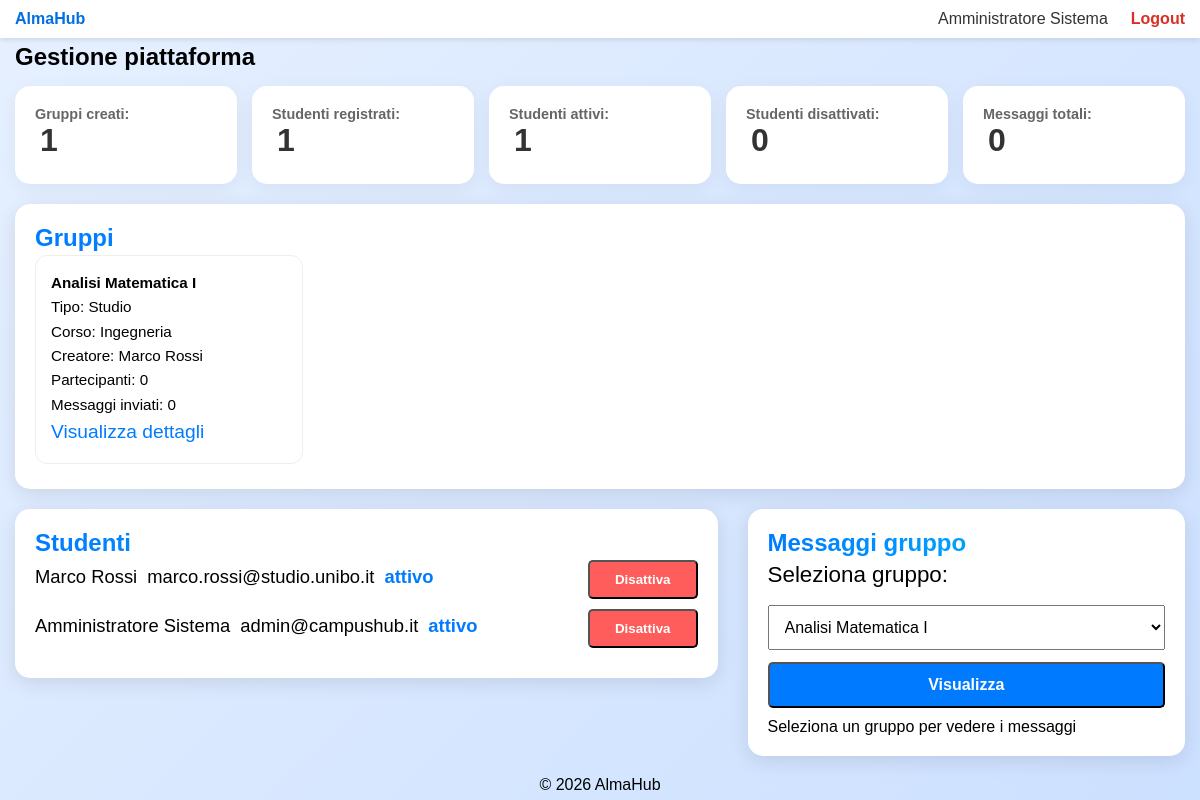
Screenshot of /public/admin.php (signed in) with the database file from the repository.
### tables this page shows
CREATE TABLE gruppi (
  id_gruppo INT AUTO_INCREMENT PRIMARY KEY,
  titolo VARCHAR(150) NOT NULL,
  corso VARCHAR(100) NOT NULL,
  descrizione TEXT,
  tipo ENUM('Studio', 'Elaborato') NOT NULL,
  luogo_incontro VARCHAR(255),
  orario_incontro VARCHAR(100),
  membri_max INT DEFAULT 6,
  id_creatore INT NOT NULL,
  stato ENUM('attivo', 'eliminato') DEFAULT 'attivo',
  data_creazione TIMESTAMP DEFAULT CURRENT_TIMESTAMP,
  FOREIGN KEY (id_creatore) REFERENCES utenti(id_utente) ON DELETE CASCADE
);

CREATE TABLE utenti (
  id_utente INT AUTO_INCREMENT PRIMARY KEY,
  nome VARCHAR(50) NOT NULL,
  cognome VARCHAR(50) NOT NULL,
  email VARCHAR(100) NOT NULL UNIQUE,
  password VARCHAR(255) NOT NULL,
  ruolo ENUM('user', 'admin') DEFAULT 'user',
  stato ENUM('attivo', 'disattivato') DEFAULT 'attivo',
  data_iscrizione TIMESTAMP DEFAULT CURRENT_TIMESTAMP
);

### public/admin.php (called while the page is built, shortened)
<?php
require_once __DIR__ . '/../app/bootstrap.php';
$adminParams = [
    'stats' => $dbh->getAdminStats(),
    'users' => $dbh->getAllUsers(),
    'groups' => $dbh->getGroupsForAdmin(),
    'messages' => [],
    'selectedGroupId' => null
];
require __DIR__ . '/../template/admin-template.php';

### db/database.php (called while the page is built, shortened)
<?php
class DatabaseHelper {
    private $db;
    public function __construct(string $host, string $user, string $pass, string $name, int $port = 3306){
        $this->db = new mysqli($host, $user, $pass, $name, $port);
    }
    public function getAllUsers() :array {
        $stmt = $this->db->prepare("SELECT id_utente, nome, cognome, email, ruolo, stato, data_iscrizione FROM utenti ORDER BY cognome, nome");
        $stmt->execute();
        $res = $stmt->get_result();
        return $res ? $res->fetch_all(MYSQLI_ASSOC) : [];
    }
    public function getAdminStats(): array {
        $stmt = $this->db->prepare("SELECT
            (SELECT COUNT(*) FROM gruppi) AS totale_gruppi,
            (SELECT COUNT(*) FROM messaggi) AS totale_messaggi,
            (SELECT COUNT(*) FROM utenti WHERE ruolo = 'user') AS totale_studenti,
            (SELECT COUNT(*) FROM utenti WHERE ruolo = 'user' AND stato = 'attivo') AS studenti_attivi,
            (SELECT COUNT(*) FROM utenti WHERE ruolo = 'user' AND stato = 'disattivato') AS studenti_disattivati");
        $defaultArray = [
            'totale_gruppi' => 0,
            'totale_messaggi' => 0,
            'totale_studenti' => 0,
            'studenti_attivi' => 0,
            'studenti_disattivati' => 0,
        ];
        $stmt->execute();
        $result = $stmt->get_result();
        $stats = $result ? $result->fetch_assoc() : [];
        return array_merge($defaultArray, $stats);
    }
    public function getGroupsForAdmin(): array {
        $stmt = $this->db->prepare("SELECT g.id_gruppo, g.titolo, g.corso, g.tipo, g.stato, g.data_creazione, g.membri_max, CONCAT(u.nome, ' ', u.cognome) AS creatore, COUNT(DISTINCT i.id_iscrizione) AS partecipanti, COUNT(DISTINCT m.id_messaggio) AS messaggi
        FROM gruppi g
        LEFT JOIN utenti u ON g.id_creatore = u.id_utente
        LEFT JOIN iscrizioni i ON g.id_gruppo = i.id_gruppo AND i.stato = 'confermato'
        LEFT JOIN messaggi m ON g.id_gruppo = m.id_gruppo
        GROUP BY g.id_gruppo ORDER BY g.data_creazione DESC");
        $stmt->execute();
        $res = $stmt->get_result();
        $groups = $res ? $res->fetch_all(MYSQLI_ASSOC) : [];
        return $groups;
    }
}
?>

### app/bootstrap.php (called while the page is built, shortened)
<?php
require_once __DIR__ . '/../db/database.php';
$dbh = new DatabaseHelper(DB_HOST, DB_USER, DB_PASS, DB_NAME, DB_PORT);
?>

### template/admin-template.php (the view, shortened to what this page needs)
<!DOCTYPE html>
<html lang="it">
<head>
    <link rel="stylesheet" href="../css/base.css">
    <link rel="stylesheet" href="../css/header.css">
    <link rel="stylesheet" href="../css/admin-dashboard.css">
</head>
<body>
    <?php include 'layout/header.php'; ?>
    <main>
        <h1>Gestione piattaforma</h1>
        <section class="statistiche">
            <ul>
                <li>Gruppi creati: <span id="totale-gruppi"><?php echo $adminParams['stats']['totale_gruppi'] ?></span></li>
                <li>Studenti registrati: <span id="totale-studenti"><?php echo $adminParams['stats']['totale_studenti'] ?></span></li>
                <li>Studenti attivi: <span id="studenti-attivi"><?php echo $adminParams['stats']['studenti_attivi'] ?></span></li>
                <li>Studenti disattivati: <span id="studenti-disattivati"><?php echo $adminParams['stats']['studenti_disattivati'] ?></span></li>
                <li>Messaggi totali: <span id="totale-messaggi"><?php echo $adminParams['stats']['totale_messaggi'] ?></span></li>
            </ul>
        </section>
        <section class="gruppi">
            <h2 class="gradient-text">Gruppi</h2>
            <ul>
                <?php foreach ($adminParams['groups'] as $g): ?>
                    <li>
                        <strong><?= htmlspecialchars($g['titolo']) ?></strong><br>
                        Tipo: <?= $g['tipo'] ?><br>
                        Corso: <?= htmlspecialchars($g['corso']) ?><br>
                        Creatore: <?= htmlspecialchars($g['creatore']) ?><br>
                        Partecipanti: <?= $g['partecipanti'] ?><br>
                        Messaggi inviati: <?= $g['messaggi'] ?><br>
                        <a href="group-details.php?id=<?= $g['id_gruppo'] ?>">Visualizza dettagli</a>
                   </li>
                <?php endforeach; ?>
            </ul>
        </section>
        <div class="sezione-web">
            <section class="studenti">
                <h2 class="gradient-text">Studenti</h2>
                <ul>
                    <?php foreach ($adminParams['users'] as $u): ?>
                    <li id="user-<?= $u['id_utente'] ?>">
                        <div>
                            <p><?= htmlspecialchars($u['nome'] . ' ' . $u['cognome']) ?></p>
                            <p><?= htmlspecialchars($u['email']) ?></p>
                            <p class="stato <?= htmlspecialchars($u['stato']) ?>"><?= $u['stato'] ?></p>
                        </div>
                        <?php if ($u['stato'] === 'attivo'): ?>
                            <div class="azioni">
                                <button class="ban btn btn-primary" type="button" onclick="banUser(<?= $u['id_utente'] ?>)">Disattiva</button>
                            </div>
                        <?php else: ?>
                            <div class="azioni">
                                <button class="unban btn btn-primary" type="button" onclick="unbanUser(<?= $u['id_utente'] ?>)">Riattiva</button>
                            </div>
                        <?php endif; ?>
                    </li>
                    <?php endforeach; ?>
                </ul>
            </section>
            <section class="messaggi">
                <h2 class="gradient-text">Messaggi gruppo</h2>
                <div class="selezione-gruppo">
                    <label>Seleziona gruppo:</label>
                    <select id="groupSelect">
                        <?php foreach ($adminParams['groups'] as $g): ?>
                            <option value="<?= $g['id_gruppo'] ?>">
                                <?= htmlspecialchars($g['titolo']) ?>
                            </option>
                        <?php endforeach; ?>
                    </select>
                    <button class=" visualizza-messaggi btn btn-primary" type="button" onclick="loadMessages()">Visualizza</button>
                </div>
                <div id="messages-container">
                    <p>Seleziona un gruppo per vedere i messaggi</p>
                </div>
            </section>
        </div>
    </main>
    <?php include 'layout/footer.php'; ?>
</body>
</html>

### template/layout/header.php (shortened to what this page needs)
<header class="main-header">
    <nav class="navbar">
        <div class="nav-left">
            <a href="/AlmaHub/public/index.php" class="logo"><strong>AlmaHub</strong></a>
        </div>
        <div class="nav-right">
            <div class="desktop-links">
                <a class="profile-link" href="/AlmaHub/public/profile.php" class="user-name">
                    <?php echo $_SESSION['utente']['nome'] . ' ' . $_SESSION['utente']['cognome']; ?>
                </a>
                <a href="/AlmaHub/public/logout.php" class="logout-btn">Logout</a>
            </div>
        </div>
    </nav>
</header>

### template/layout/footer.php
<footer>
    <div class="footer-content">
        <p>&copy; <?php echo date("Y"); ?> AlmaHub</p>
    </div>
</footer>

### css/base.css (style rules this page uses)
* { margin: 0; padding: 0; box-sizing: border-box; }
body { margin: 0; font-family: Arial, sans-serif; }
:root { --primary-color: #007BFF; --primary-gradient: linear-gradient(90deg, #007BFF, #00C6FF); }
.gradient-text { background: var(--primary-gradient); -webkit-background-clip: text; -webkit-text-fill-color: transparent; }
.btn { padding: 12px 25px; border-radius: 10px; font-weight: bold; text-decoration: none; transition: 0.2s; cursor: pointer; }
.btn-primary { background-color: var(--primary-color); color: white; }
footer { width: 100%; text-align: center; }

### css/header.css (style rules this page uses)
.main-header { background: white; box-shadow: 0 2px 5px rgba(0,0,0,0.1); }
.navbar { display: flex; justify-content: space-between; align-items: center; padding: 10px 15px; }
.nav-left, .nav-right { display: flex; align-items: center; gap: 15px; }
.logo { color: #006ee4; text-decoration: none; }
.profile-link { margin-right: 3px; }
.profile-link, .dashboard-link, .requests-link { text-decoration: none; color: #333; }
.desktop-links { display: none; }
.logout-btn { color: #d93025; font-weight: bold; text-decoration: none; }
@media screen and (min-width: 768px) { .desktop-links { display: flex; gap: 20px; } }

### rows the page displays
gruppi: titolo "Analisi Matematica I", tipo "Studio", corso "Ingegneria", creatore "Marco Rossi", partecipanti "0", messaggi "0"
utenti: nome+cognome "Marco Rossi", email "marco.rossi@studio.unibo.it", stato "attivo"
utenti: nome+cognome "Amministratore Sistema", email "admin@campushub.it", stato "attivo"

### other values shown
$_SESSION['utente']['nome'] "Amministratore"
$_SESSION['utente']['cognome'] "Sistema"
$adminParams['stats']['totale_gruppi'] "1"
$adminParams['stats']['totale_studenti'] "1"
$adminParams['stats']['studenti_attivi'] "1"
$adminParams['stats']['studenti_disattivati'] "0"
$adminParams['stats']['totale_messaggi'] "0"
form field value "Analisi Matematica I"
